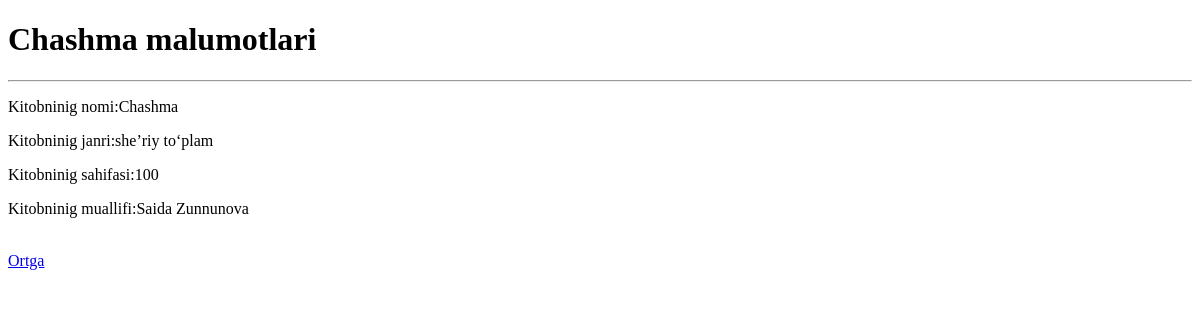
Before: /kitoblar_haqida/6/ with the older database file.
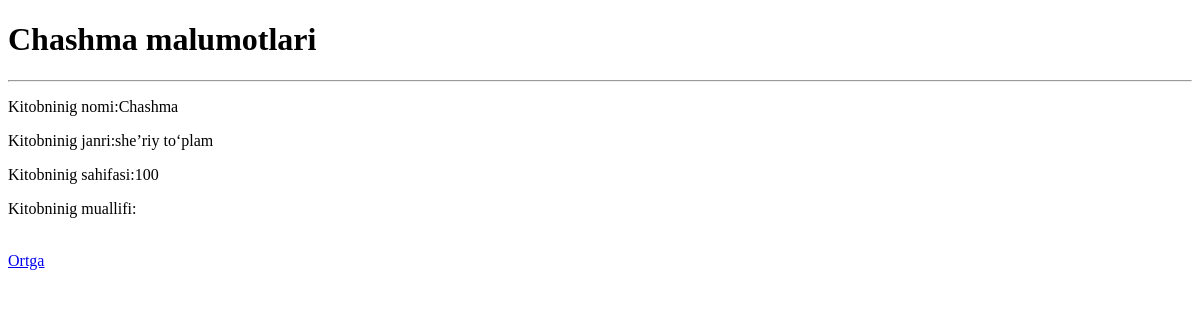
After: the same page with the newer database file.
### main/models.py (models this page shows, shortened)
class Kitob(models.Model):
    nom=models.CharField()
    janr=models.CharField()
    sahifa=models.PositiveSmallIntegerField()
    muallif=models.ForeignKey(Muallif, on_delete=models.SET_NULL,null=True)

class Muallif(models.Model):
    ism=models.CharField(max_length=30)
    jins=models.CharField(choices=(('ayol','Ayol'),('erkak','Erkak')))
    tugilgan_sana=models.CharField(default=30)
    kitob_soni=models.PositiveSmallIntegerField()
    tirik=models.BooleanField(default=False)

### main/views.py (the view)
# urls.py: path('kitoblar_haqida/<int:pk>/',Kitob_details_views),
def Kitob_details_views(request, pk):
    kitob = Kitob.objects.get(id=pk)
    context = {
        'kitob': kitob,
    }
    return render(request, 'kitob_details.html',context)

### Template/kitob_details.html (shortened to what this page needs)
<!DOCTYPE html>
<html lang="en">
<head>
</head>
<body>
 <h1>{{kitob.nom}} malumotlari</h1>
    <hr>
    <p>Kitobninig nomi:{{kitob.nom}}</p>
    <p>Kitobninig janri:{{kitob.janr}}</p>
    <p>Kitobninig sahifasi:{{kitob.sahifa}}</p>
    <p>Kitobninig muallifi:{{kitob.muallif.ism}}</p>
<br>
<a href="/">Ortga</a>
</body>
</html>

Changed rows visible on the page:
changed Kitob "Chashma": muallif.ism "Saida Zunnunova" → (not shown)
